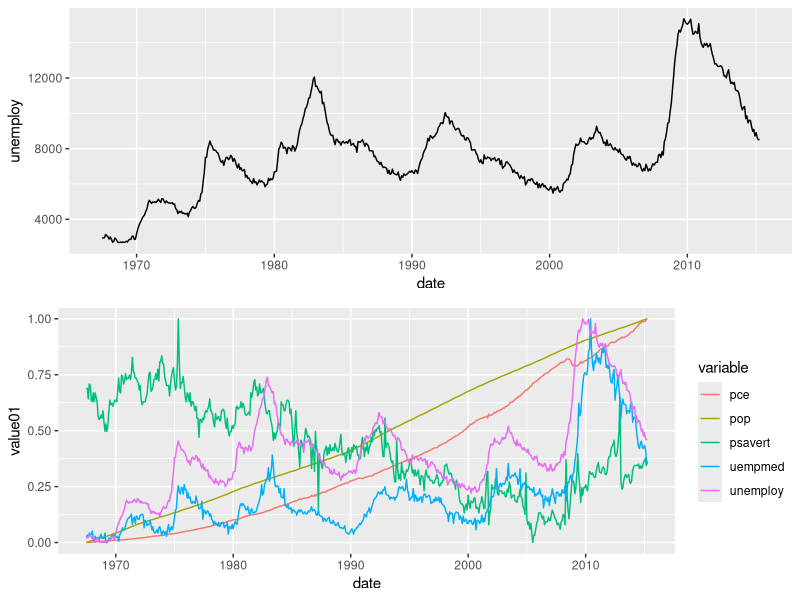
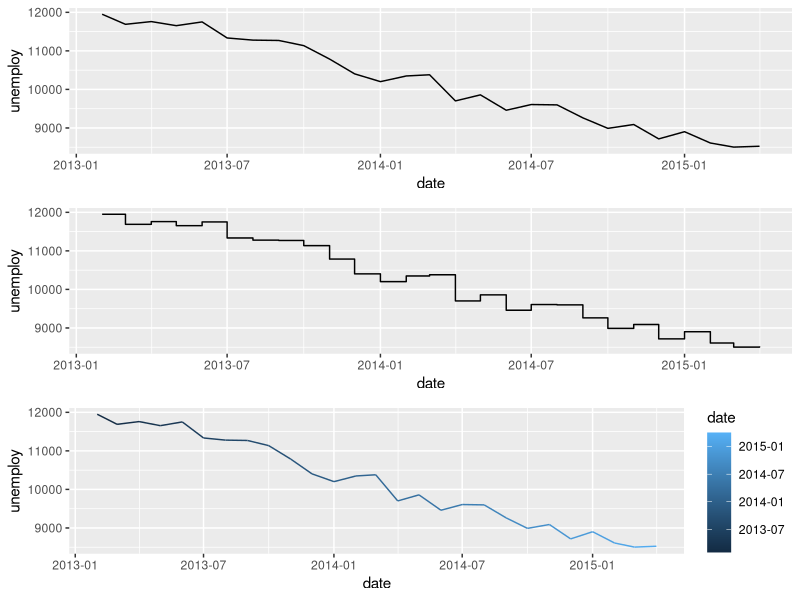
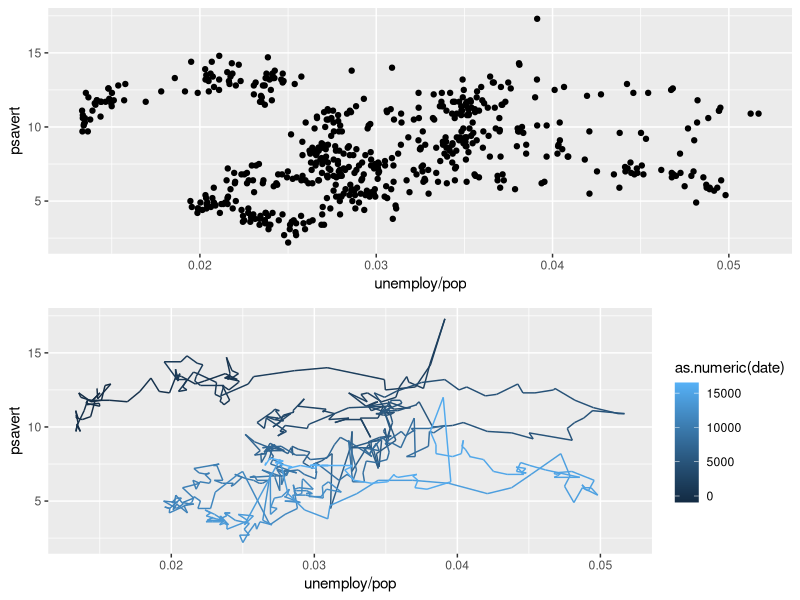
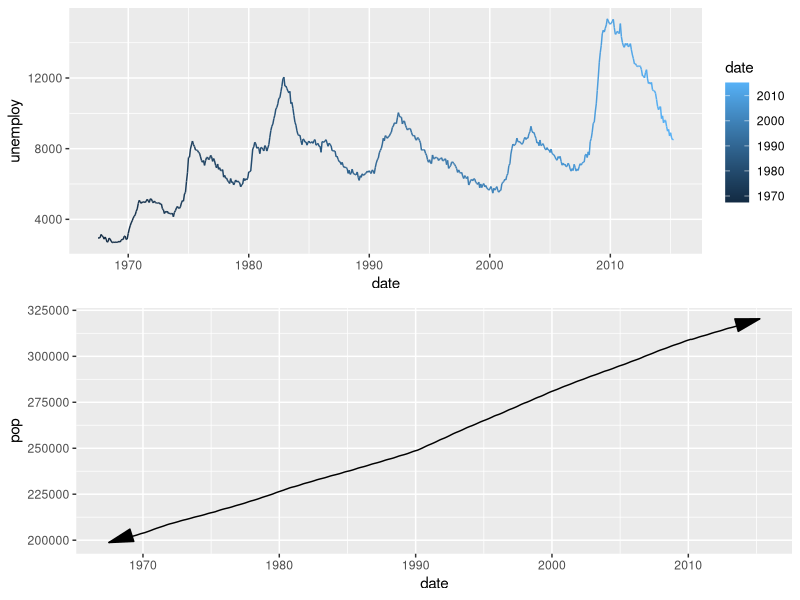
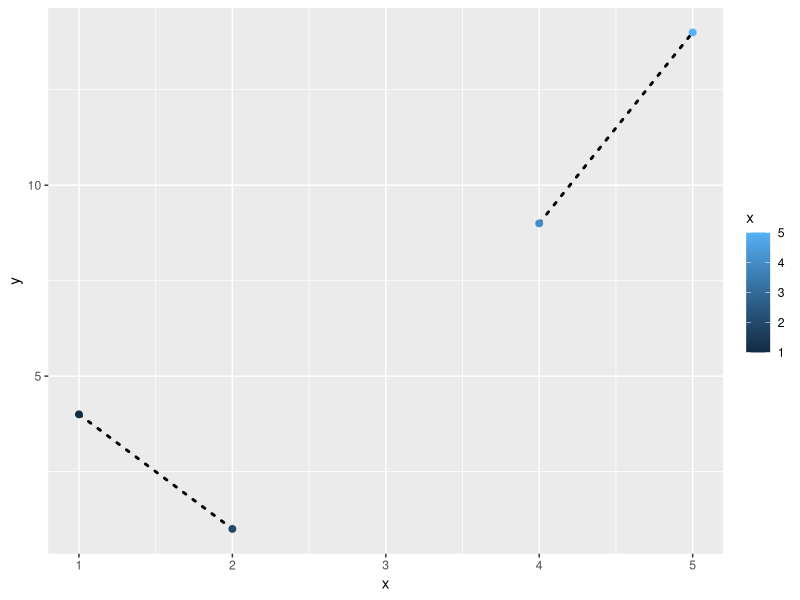

Write R code to recreate these figures, in order.
## ---- chunk 1
library(ggplot2)
library(dplyr)
library(gridExtra)
data("economics")
data("economics_long")

str(economics)
summary(economics_long)
dim(economics_long)
## ---- chunk 2
eco<-arrange(economics,date) 

date<-eco$date
date[1:3]
length(date)
## ---- chunk 3
p1<-ggplot(economics,aes(date,unemploy))+
  geom_line()
p2<-ggplot(economics_long,
       aes(x=date,y=value01,
           color=variable))+
  geom_line()
grid.arrange(p1,p2,ncol=1)
## ---- chunk 4
recent<-filter(economics,date>as.Date("2013-01-01"))
p1<-ggplot(recent,
       aes(date,unemploy))+
  geom_line()
p2<-ggplot(recent,
           aes(date,unemploy))+
  geom_step()
p3<-ggplot(recent,
           aes(date,unemploy))+
  geom_path(aes(color=date))
grid.arrange(p1,p2,p3,ncol=1)
## ---- chunk 5
m <- ggplot(economics, aes(unemploy/pop, psavert))
p1<-m + geom_point()
p2<-m + geom_path(aes(color=as.numeric(date)))
grid.arrange(p1,p2,ncol=1)
## ---- chunk 6
?arrow
## ---- chunk 7
p1<-ggplot(economics, aes(date, unemploy)) +
  geom_line(aes(colour = date))
# Use the arrow parameter to add an arrow to the line
# See ?arrow for more details
p2<-ggplot(economics, aes(x = date, y = pop))+
  geom_line(arrow = arrow(angle = 15, 
                          ends = "both", type = "closed"))
grid.arrange(p1,p2,ncol=1)
## ---- chunk 8
#NAs break the line. Use na.rm = T to suppress the warning message
df <- data.frame(x = 1:5, y = c(4,1,NA,9,14))
df
ggplot(df,aes(x,y))+
  geom_path(size=1, linejoin = "mitre",
            lineend='round',linetype=3,
            na.rm = TRUE)+
  geom_point(size=2,aes(color=x),
             na.rm=TRUE)
